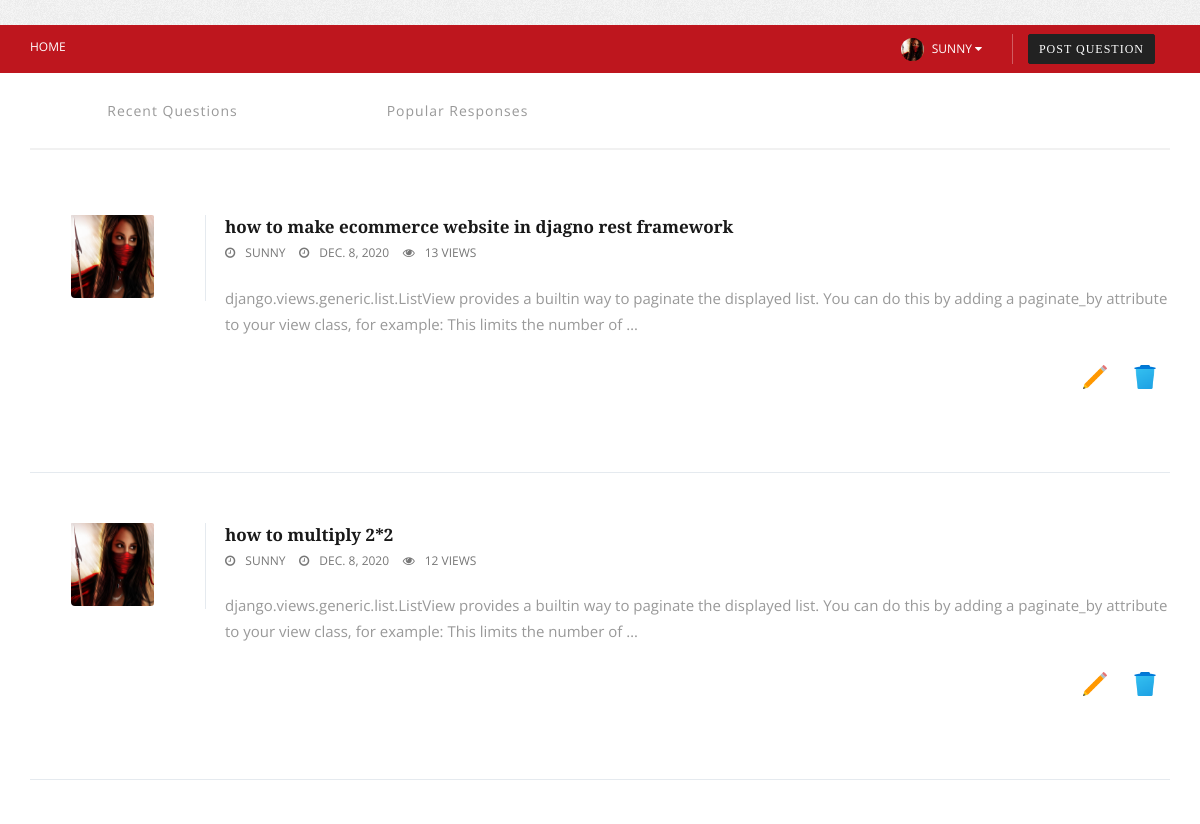
The app's page / (signed in, upper part), older data.
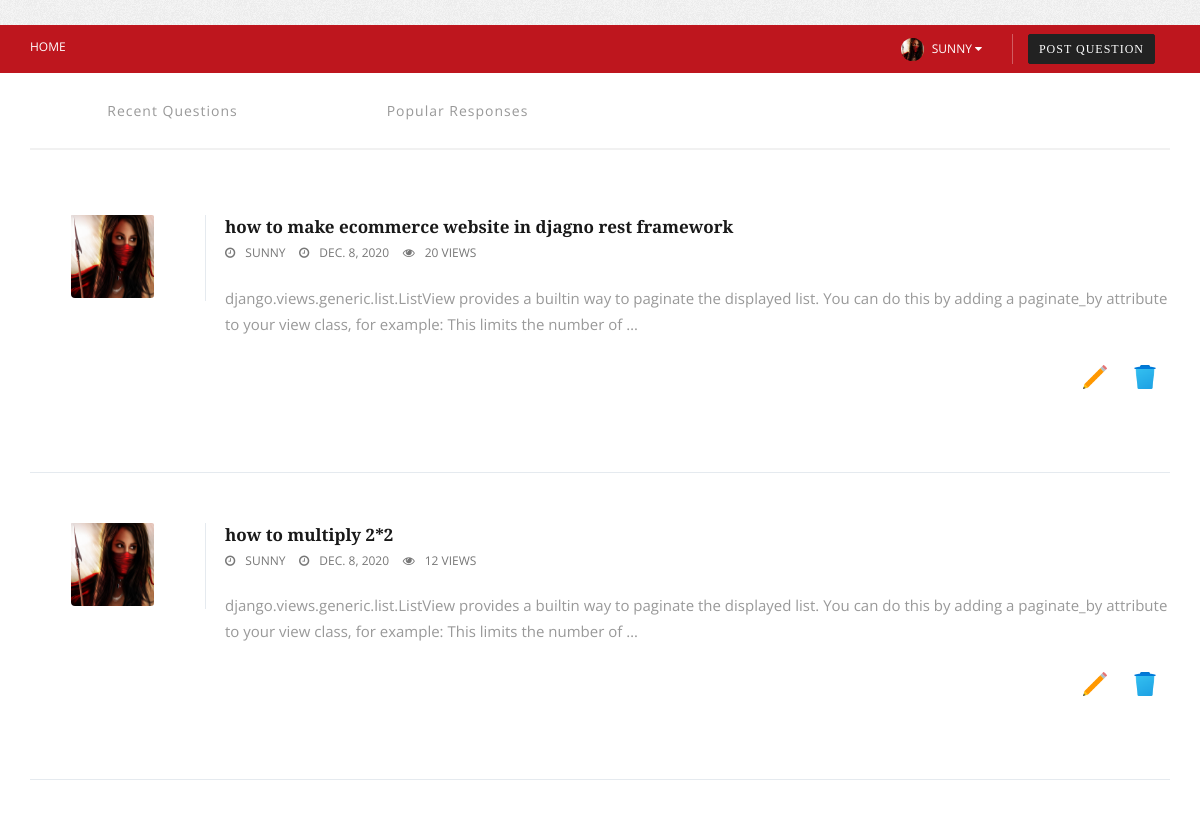
The same page, newer data.
### users/models.py (models this page shows, shortened)
class Profile(models.Model):
    GENDER_CHOICES = (
        ('male','male'),
        ('female','female'),
        ('other','other'),
    )
    user = models.OneToOneField(User, on_delete=models.CASCADE)
    name = models.CharField(max_length=150, null=False, blank=False,default="")
    image = models.ImageField(upload_to='image/',default='default.png', null=True, blank=True)
    field = models.CharField(max_length=100,null=True,blank=True)
    phone_no = models.CharField(validators=[RegexValidator("^0?[5-9]{1}\d{9}$")], max_length=51, null=True, blank=True)
    location = models.CharField(max_length=200,null=True)
    about = models.CharField(max_length=300,null=True)
    gender = models.CharField(choices=GENDER_CHOICES, max_length=50,null=True,blank=True)

### core/models.py (models this page shows, shortened)
class Question(models.Model):
    user = models.ForeignKey(to=Profile, on_delete=models.CASCADE)
    question_title = models.CharField(max_length=255, null=False, blank=False)
    description = models.TextField(max_length=255, null=False, blank=False)
    views = models.IntegerField(default=0, null=False,blank=False)
    tags = models.CharField(max_length=255, null=True, blank=True)
    create_at = models.DateField(auto_now_add=True)

### core/views.py (the view)
# urls.py: path("", QuestionListView.as_view(), name='home'),
class QuestionListView(LoginRequiredMixin,ListView):
    model = Question
    template_name = 'core/home.html'
    context_object_name = 'question'
    def get_context_data(self, **kwargs):
        data = super().get_context_data(**kwargs)
        recent_que = Question.objects.all().order_by("-id")
        most_viewed_que = Question.objects.all().order_by("-views")
        data['recent_que'] = recent_que
        data['most_viewed_que'] = most_viewed_que
        return data

### core/templates/core/home.html (shortened to what this page needs)
﻿{% extends 'core/base.html' %}
{% block content %}
{% load static %}
<section class="white question-tabs padding-bottom-80" id="latest-post">
	<div class="container">
		<div class="row">
			<div class="col-md-12 col-sm-12 col-xs-12">
				<div class="panel panel-primary">
					<div class="panel-heading">
						<ul class="nav panel-tabs">
							<li> <a data-toggle="tab" href="#tab1"><span class="hidden-xs">Recent Questions</span></a>
							</li>
							<li> <a data-toggle="tab" href="#tab2"><span class="hidden-xs">Popular Responses</span></a>
							</li>
						</ul>
					</div>
				</div>
				<div class="panel-body">
					<div class="tab-content">
						<div id="tab1" class="tab-pane active">
							{% for question in recent_que %}
							<div class="listing-grid">
								<div class="row">
									<div class="col-md-2 col-sm-2 col-xs-12 hidden-xs">
										<a data-toggle="tooltip" data-placement="bottom" data-original-title="Martina Jaz" href="#">
											<img alt="" class="img-responsive center-block" src="{{question.user.image.url}}">
										</a>
									</div>
									<div class="col-md-7 col-sm-8  col-xs-12">
										<h3><a href="{% url 'detail' question.id %}">{{question.question_title}}</a></h3>
										<div class="listing-meta">
											 <span><i class="fa fa-clock-o" aria-hidden="true"></i>{{question.user.user.username}}</span>
											 <span><i class="fa fa-clock-o" aria-hidden="true"></i>{{question.create_at}}</span>
											 <span><i class="fa fa fa-eye" aria-hidden="true"></i>{{question.views}} views</span>
										</div>
									</div>
									<div class="col-md-10 col-sm-10  col-xs-12">
										<p>{{question.description|truncatewords:30}}</p>
										{% if question.user.user == request.user %}
										<a href="{% url 'delete' question.id %}" ><img style="border:0; height:50px; width: 50px; padding:10px; float:right;" src="{% static 'icon/i-blue-delete.png' %}" /><a>
										<a href="{% url 'update' question.id %}" ><img style="border:0; height:50px; width: 50px; padding:10px; float:right;" src="{% static 'icon/i-edit.png' %}" /><a>
										{% endif %}
									</div>
								</div>
							</div>
							{% endfor %}
						</div>
					</div>
				</div>
			</div>
			<div class="clearfix"></div>
		</div>
	</div>
</section>
{% endblock %}

### core/templates/core/base.html (shortened to what this page needs)
{% load static %}
<!DOCTYPE html>
<html lang="en">
<head>
    <link rel="stylesheet" href="{% static 'css/bootstrap.css' %}">
    <link rel="stylesheet" href="{% static 'css/style.css' %}">
    <link rel="stylesheet" href="{% static 'css/font-awesome.css' %}">
    <link rel="stylesheet" href="{% static 'css/et-line-fonts.css' %}">
      <link rel="stylesheet" type="text/css" href="{% static 'css/owl.carousel.css' %}">
      <link rel="stylesheet" type="text/css" href="{% static 'css/owl.style.css' %}">
    <link type="text/css" rel="stylesheet" href="{% static 'css/animate.min.css' %}">
    <link type="text/css" rel="stylesheet" href="{% static 'css/bootstrap-dropdownhover.min.css' %}">
</head>
<body>
	<div class="top-bar">
		<div class="container">
			<div class="row">
				<div class="col-lg-4 col-md-4 col-sm-6 col-xs-4">
					<ul class="top-nav nav-left">
						<li><a href="{% url 'home' %}">Home</a>
						</li>
					</ul>
				</div>
				<div class="col-lg-8 col-md-8 col-sm-6 col-xs-8">
					<ul class="top-nav nav-right">
						{% if not request.user.is_authenticated %}
						<li><a href="{% url 'login' %}"><i class="fa fa-lock" aria-hidden="true"></i>Login</a>
						</li>
						<li><a href="{% url 'register' %}"><i class="fa fa-user-plus" aria-hidden="true"></i>Register</a>
						</li>
						{% else %}
						<li class="dropdown">
							<a class="dropdown-toggle" data-hover="dropdown" data-toggle="dropdown" data-animations="fadeInUp">
								<img class="img-circle resize" alt="" src="{{request.user.profile.image.url}}">
								<span class="hidden-xs small-padding">
									<span>{{request.user.username}}</span>
								<i class="fa fa-caret-down"></i>
								</span>
							</a>
							<li>
								<div ><a href="{% url 'create' %}" class="btn btn-primary btn-sm">Post Question</a>
								</div>
							</li>
						</li>
						{% endif %}
					</ul>
				</div>
			</div>
		</div>
	</div>
	<div class="main-content-area">
		{% block content %}
		{% endblock %}
	</div>
</body>
</html>

Row changes from the older to the newer data that the page shows:
changed Question "how to make ecommerce website in djagno rest framework": views "13" → "20"
